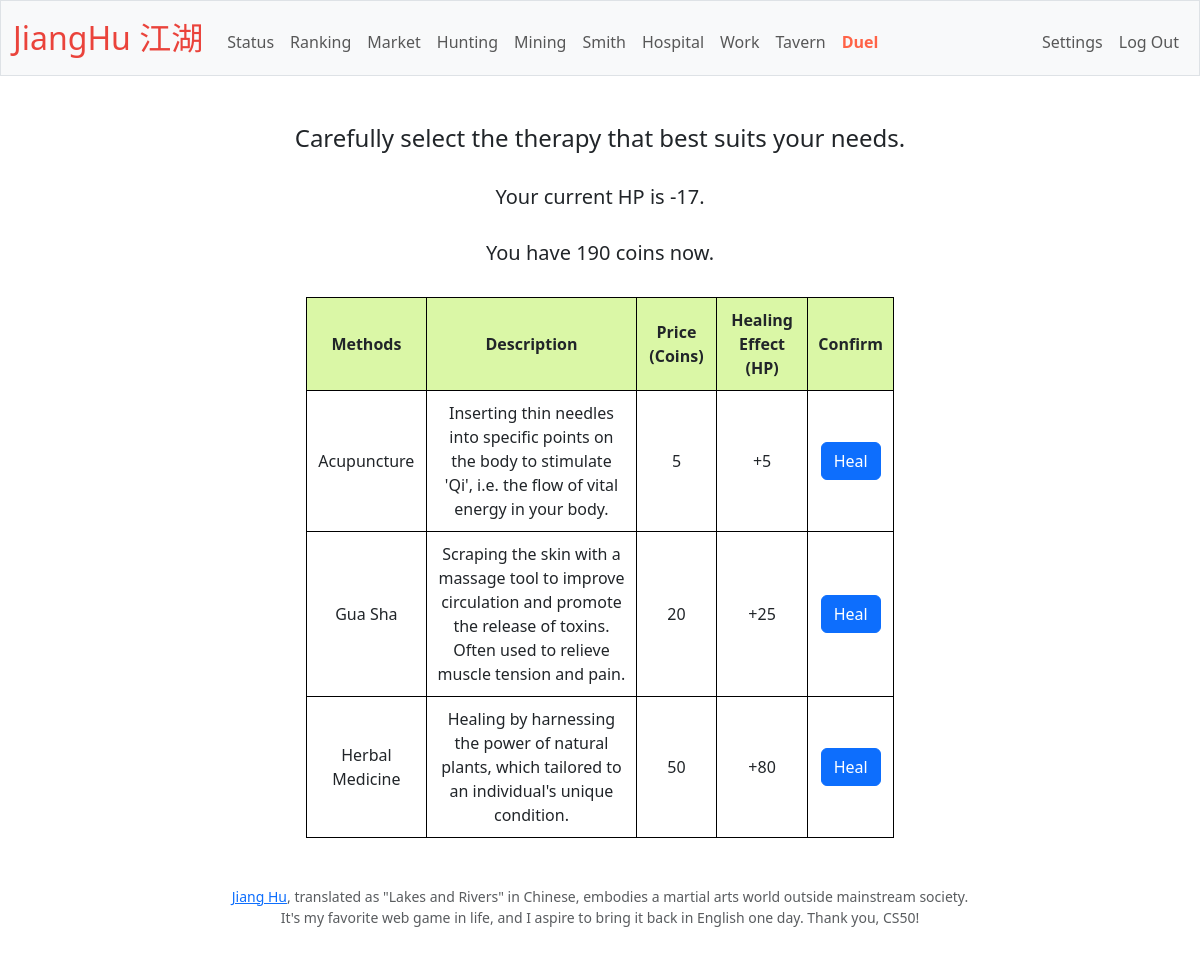
The app's page /hospital (signed in), older data.
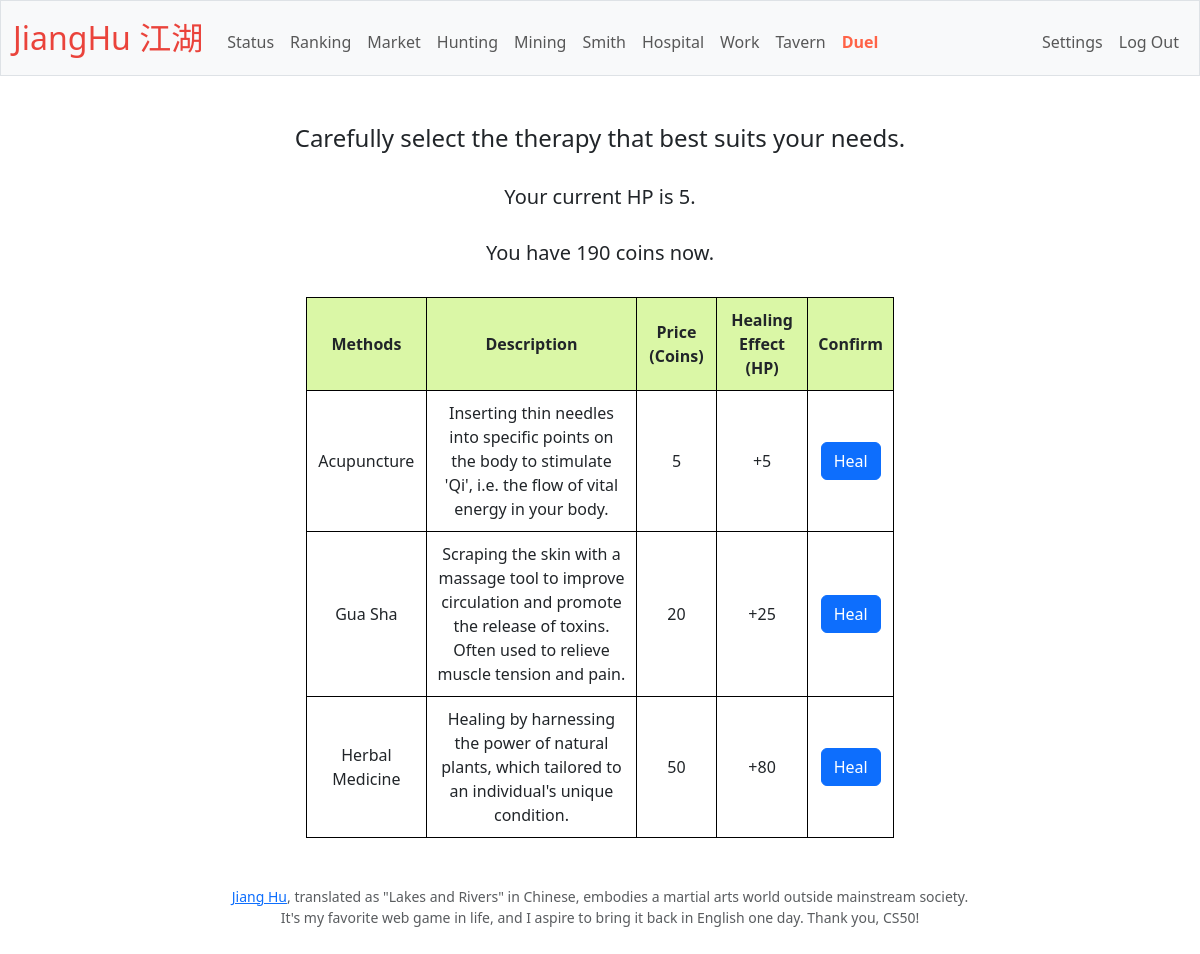
The same page, newer data.
### tables this page shows
CREATE TABLE 'user_status' (
userid INTEGER NOT NULL, 
stamina INTEGER NOT NULL DEFAULT 100,
coins INTEGER NOT NULL DEFAULT 100,
hp INTEGER NOT NULL DEFAULT 100,'attk' INTEGER NOT NULL DEFAULT 1,'def' INTEGER NOT NULL DEFAULT 1,
weapon TEXT,'armour' TEXT, 'exp' INTEGER NOT NULL DEFAULT 0, 'time_in' DATETIME,
FOREIGN KEY (userid) REFERENCES users(id)
);

### app.py (the view)
@app.route("/hospital", methods=["GET", "POST"])
@login_required
def hospital():
    user = db.execute("SELECT status, fame FROM users WHERE id = ?", session["user_id"])
    status = user[0]['status']
    user_profile = db.execute("SELECT stamina, hp, coins FROM user_status WHERE userid = ?", session["user_id"])
    profile = user_profile[0]
    if request.method == "POST":
        method = request.form.getlist("method")[0]
        if method == 'revive':
            db.execute("UPDATE users SET fame = fame - 1, status = 'active'  WHERE id = ?", session["user_id"])
            db.execute("UPDATE user_status SET hp = 100, stamina = 0 WHERE userid = ?", session["user_id"])
            flash("You are revived!")
            return redirect("/")
        elif method == 'acupuncture':
            if profile['coins'] < 5:
                return apology("You have insufficent coins!", 400)
            else:
                db.execute("UPDATE user_status SET hp = hp + 5, coins = coins - 5 WHERE userid = ?", session["user_id"])
        elif method == 'guasha':
            if profile['coins'] < 20:
                return apology("You have insufficent coins!", 400)
            else:
                db.execute("UPDATE user_status SET hp = hp + 25, coins = coins - 20 WHERE userid = ?", session["user_id"])
        elif method == 'herbal':
            if profile['coins'] < 50:
                return apology("You have insufficent coins!", 400)
            else:
                db.execute("UPDATE user_status SET hp = hp + 80, coins = coins - 50 WHERE userid = ?", session["user_id"])
        else:
            flash("Invalid action. Choose again.")
            return redirect("/hospital")
        flash("You have successfully healed!")
        return redirect("/hospital")
    else:
        refresh(session["user_id"])
        return render_template("hospital.html", status=status, profile=profile)

### app.py (called while the page is built)
@app.after_request
def after_request(response):
    response.headers["Cache-Control"] = "no-cache, no-store, must-revalidate"
    response.headers["Expires"] = 0
    response.headers["Pragma"] = "no-cache"
    return response

### helpers.py (called while the page is built)
def login_required(f):
    @wraps(f)
    def decorated_function(*args, **kwargs):
        if session.get("user_id") is None:
            return redirect("/login")
        return f(*args, **kwargs)
    return decorated_function

### templates/hospital.html (shortened to what this page needs)
{% extends "layout.html" %}
{% block main %}
    <h4>Carefully select the therapy that best suits your needs.</h4><br>
    <h5>Your current HP is {{ profile['hp'] }}.</h5><br>
    <h5>You have {{ profile['coins']}} coins now.</h5><br>
    <table style="width: 50%" action="/hospital" method="get">
        <tr>
            <th>Methods</th>
            <th>Description</th>
            <th>Price (Coins)</th>
            <th>Healing Effect (HP)</th>
            <th>Confirm</th>
        </tr>
        {% if status == 'busy' %}
        <tr>
            Please check out in tavern first!
        </tr>
        {% elif status == 'active' %}
        <tr>
            <td>Acupuncture</td>
            <td>Inserting thin needles into specific points on the body to stimulate 'Qi', i.e. the flow of vital energy in your body.</td>
            <td>5</td>
            <td>+5</td>
            <td>
                <form action="/hospital" method="post">
                    <button class="btn btn-primary" type="submit" name="method" value="acupuncture">
                        Heal
                    </button>
                </form>
            </td>
        </tr>
        <tr>
            <td>Gua Sha</td>
            <td>Scraping the skin with a massage tool to improve circulation and promote the release of toxins. Often used to relieve muscle tension and pain.</td>
            <td>20</td>
            <td>+25</td>
            <td>
                <form action="/hospital" method="post">
                    <button class="btn btn-primary" type="submit" name="method" value="guasha">
                        Heal
                    </button>
                </form>
            </td>
        </tr>
        <tr>
            <td>Herbal Medicine</td>
            <td>Healing by harnessing the power of natural plants, which tailored to an individual's unique condition.</td>
            <td>50</td>
            <td>+80</td>
            <td>
                <form action="/hospital" method="post">
                    <button class="btn btn-primary" type="submit" name="method" value="herbal">
                        Heal
                    </button>
                </form>
            </td>
        </tr>
        {% endif %}
    </table>
{% endblock %}

Row changes from the older to the newer data that the page shows:
changed user_status: hp "-17" → "5"
